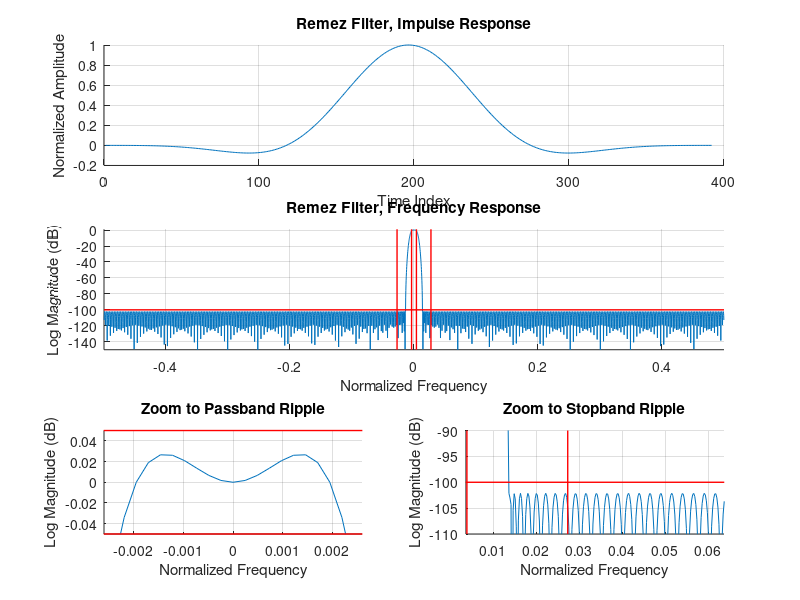
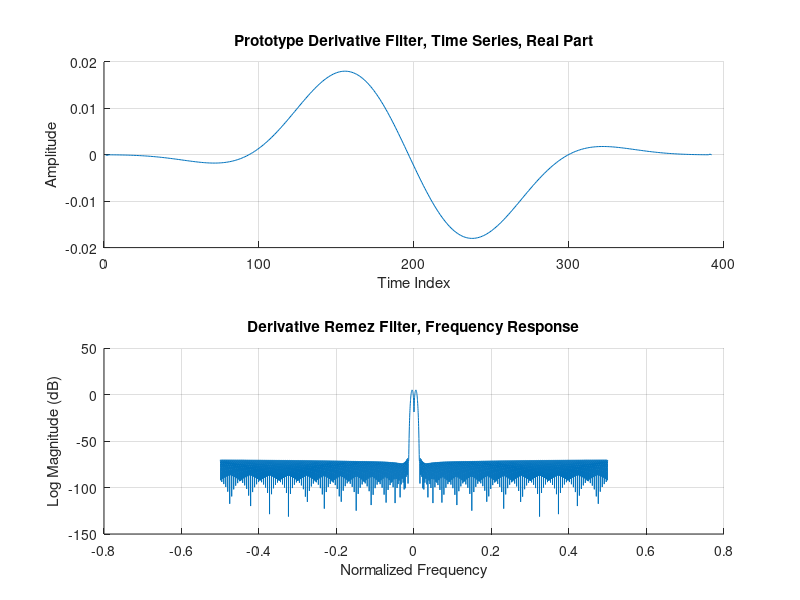

Reproduce these figures in MATLAB, in order.
% Joshua Emele <jemele@acm.org>
% WES265, Final, Problem 3

% clean up environment before starting
clear all;
close all;

% filter design parameters
% passband peak-to-peak ripple (dB)
rp = .1
% stopband attenuation (dB)
rs = 100
% convert from dB to volt
dev = [(10^(rp/20)-1)/(10^(rp/20)+1)  10^(-rs/20)];
% the transition and stop band, in kHz
f = [2.5 17.5]
a = [1 0]
% the sample rate, in kHz
fs = 1280
bins = 4096

% Estimate the filter order using firpmord and the Harris approximation.
% Use the the worst-case value and generate the filter.
% We ignore the (large) w value created, and use our own empirically derived
% value.
[n,fo,ao,w]=firpmord(f,a,dev,fs)
n = max(ceil((fs/(f(2)-f(1)))*(rs/22)),n)
h = firpm(n,fo,ao,[1 200]);
h = h/max(h);

% 3a. Show the time series and spectrum of the prototype filter. Show the
% filter specifications on the spectrum.
figure(1);
subplot(3,2,1:2);
hold on;
plot(impz(h));
grid on;
title('Remez Filter, Impulse Response');
xlabel('Time Index');
ylabel('Normalized Amplitude');

frequency_response = 20*log10(abs(fftshift(fft(h/sum(h),bins))));
subplot(3,2,3:4);
hold on;
plot(-0.5:1/bins:0.5-1/bins, frequency_response);
grid on;
axis([-0.5 0.5 -150 1]);
title('Remez Filter, Frequency Response');
xlabel('Normalized Frequency');
ylabel('Log Magnitude (dB)');

% plot the filter specifications
line('XData',[-0.5 0.5],'YData',[-rs -rs], 'LineWidth', 1, 'Color','r')
line('XData',[-2*f(1)/fs -2*f(1)/fs],'YData',ylim, 'LineWidth', 1, 'Color','r')
line('XData',[+2*f(1)/fs +2*f(1)/fs],'YData',ylim, 'LineWidth', 1, 'Color','r')
line('XData',[-2*f(2)/fs -2*f(2)/fs],'YData',ylim, 'LineWidth', 1, 'Color','r')
line('XData',[+2*f(2)/fs +2*f(2)/fs],'YData',ylim, 'LineWidth', 1, 'Color','r')

subplot(3,2,5);
hold on;
plot((-0.5:1/bins:0.5-1/bins), frequency_response);
grid on;
%axis([-3 3 -.25 .15]);
axis([-2*fo(2)/3 2*fo(2)/3 -rp/2 rp/2]);
title('Zoom to Passband Ripple');
xlabel('Normalized Frequency');
ylabel('Log Magnitude (dB)');
line('XData',[-0.5 0.5],'YData',[+rp/2 +rp/2], 'LineWidth', 1, 'Color','r')
line('XData',[-0.5 0.5],'YData',[-rp/2 -rp/2], 'LineWidth', 1, 'Color','r')

subplot(3,2,6);
hold on;
plot((-0.5:1/bins:0.5-1/bins), frequency_response);
grid on;
axis([fo(3)/2-0.01 fo(3)/2+0.05 -rs-10 -rs+10]);
title('Zoom to Stopband Ripple');
xlabel('Normalized Frequency');
ylabel('Log Magnitude (dB)');
line('XData',[-0.5 0.5],'YData',[-rs -rs], 'LineWidth', 1, 'Color','r')
line('XData',[-2*f(1)/fs -2*f(1)/fs],'YData',ylim, 'LineWidth', 1, 'Color','r')
line('XData',[+2*f(1)/fs +2*f(1)/fs],'YData',ylim, 'LineWidth', 1, 'Color','r')
line('XData',[-2*f(2)/fs -2*f(2)/fs],'YData',ylim, 'LineWidth', 1, 'Color','r')
line('XData',[+2*f(2)/fs +2*f(2)/fs],'YData',ylim, 'LineWidth', 1, 'Color','r')

% 3b. Show the time series and spectrum pf the derivative filter dh(n) formed
% by convolution with [1 0 -1]/2 phase aligned with h(n) by discarding end
% points.
dh = conv([1 0 -1]/2,h);
dh = dh(2:end-1);

figure(2);
subplot(2,1,1);
hold on;
plot(dh);
grid on;
title('Prototype Derivative Filter, Time Series, Real Part');
xlabel('Time Index');
ylabel('Amplitude');

frequency_response = fftshift(20*log10(abs(fft(dh,bins))));
subplot(2,1,2);
hold on;
plot(-0.5:1/bins:0.5-1/bins,frequency_response);
grid on;
title('Derivative Remez Filter, Frequency Response');
xlabel('Normalized Frequency');
ylabel('Log Magnitude (dB)');

% 3c.
